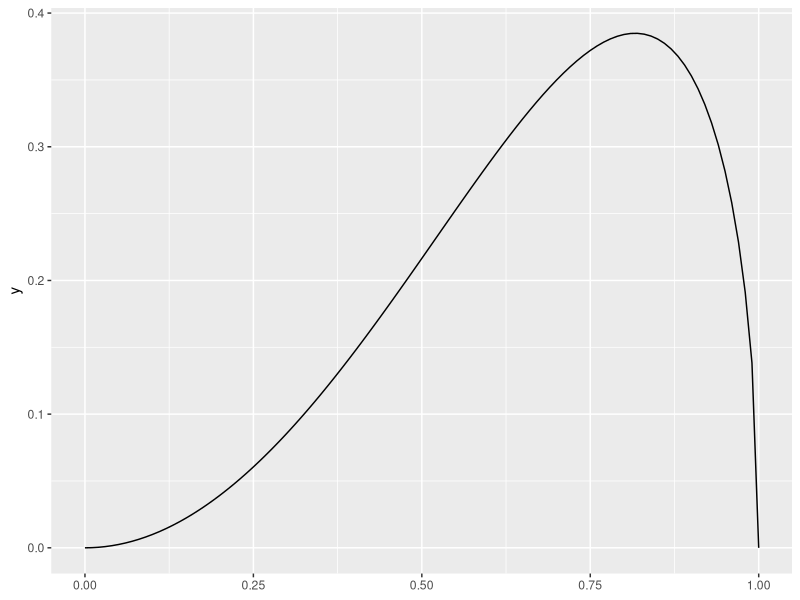
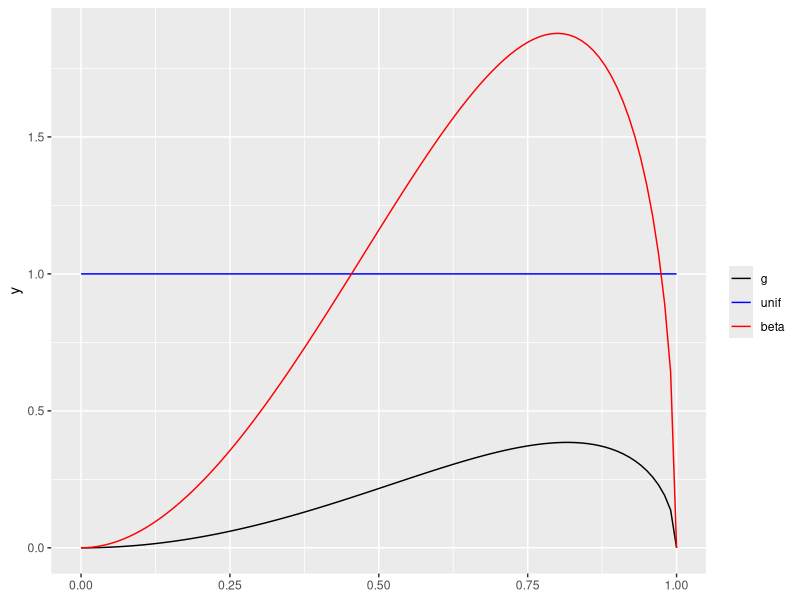

Source code (R) for these figures, in order:
## ---- chunk 1
library(ggplot2)
knitr::opts_chunk$set(echo = TRUE)
set.seed(457367)
## ---- chunk 2
genera_valor_aleatorio <- function() {
  runif(1)
}



g <- function(x) {
  sqrt((1 - x^2))*x^2
}
## ---- chunk 3
n <- 1e5
valores_g <- replicate(n , {
  x <- genera_valor_aleatorio()
  g(x)
}
)
## ---- chunk 4
estimacion <- mean(valores_g)
## ---- chunk 5
probabilidad_cobertura <- 0.997
alfa <- 1 - probabilidad_cobertura
percentil<- qnorm(1 - alfa / 2)
error_estandar <- sqrt(var(valores_g)/n)
intervalo_confianza <- estimacion + c(-1,1) * error_estandar * percentil
## ---- chunk 6
rm(list = ls())
set.seed(457367)
## ---- chunk 7
genera_valor_aleatorio <- function() {
  runif(1)
}
# la defino porq la he borrado
g <- function(x) {
  sqrt((1 - x^2))*x^2
}


n <- 1e4
coste_directo <- bench::mark({
  valores_g <- replicate(n, {
    x <- genera_valor_aleatorio()
    g(x)
  })
},
iterations = 10,
time_unit = "ms"
)$median

estimacion_directo <- mean(valores_g)
varianza_directo <- var(valores_g) / n

eficiencia_directo <- 1 / (varianza_directo * coste_directo)
## ---- chunk 8
genera_valores_antiteticas <- function() {
  u<-runif(1)
  c(u,1-u)
}


g <- function(x) {
  sqrt((1 - x^2))*x^2
}
## ---- chunk 9
coste_antiteticas <- bench::mark({ # para ver cuanto tarda
  valores <- replicate(n / 2, {
    valores_antiteticos <- genera_valores_antiteticas()
    mean(g(valores_antiteticos)) # (xi + yi) / 2
  })
},
iterations = 10,
time_unit = "ms"
)$median
## ---- chunk 10
estimacion_antiteticas <- mean(valores)
varianza_antiteticas <- var(valores) / (n / 2) # Cuasivar muestral
eficiencia_antiteticas <- 1 / (varianza_antiteticas * coste_antiteticas)
## ---- chunk 11
knitr::kable(
  data.frame(
    `Método` = c("Directo", "Antitéticas"),
    `Estimación` = c(estimacion_directo, estimacion_antiteticas),
    Varianza = c(varianza_directo, varianza_antiteticas),
    Coste = c(coste_directo, coste_antiteticas),
    Eficiencia = c(eficiencia_directo, eficiencia_antiteticas)
  ),
  digits = 10
)
## ---- chunk 12
library(ggplot2)

ggplot2::ggplot() +
  geom_function(fun = g) +
  xlim(0, 1)
## ---- chunk 13
estratos <- data.frame(
  min = c(0, 4 / 5),
  max = c(4/ 5, 1),
  probabilidad = c(4 / 5, 1 / 5)
)
# Función que genera valores dentro de un estrato
genera_valor_en_estrato <- function(numero_estrato) {
  estrato <- estratos[numero_estrato, ]
  runif(1, min = estrato$min, max = estrato$max)
}
## ---- chunk 14
unidad_de_tiempo <- "ms"
n_estratos <- n * estratos$probabilidad
# Aseguramos valores enteros
n_estratos <- ceiling(n_estratos)
# Aseguramos al menos dos valores en cada estrato
n_estratos <- pmax(n_estratos, 2)

coste_estratificado_proporcional <- bench::mark(
  {
    valores <- lapply(
      seq_len(2), # (1,2), aplico la función 2 veces, una para cada estrato
      function(numero_estrato) {
        replicate(n_estratos[numero_estrato], {
          x <- genera_valor_en_estrato(numero_estrato)
          g(x)
        })
      }
    )
  },
  iterations = 10,
  time_unit = unidad_de_tiempo
)$median
## ---- chunk 15
estimacion_estratificado_proporcional <-
  weighted.mean(
    sapply(valores, mean),
    estratos$probabilidad
  )
varianza_estratificado_proporcional <-
  sum(estratos$probabilidad^2 * sapply(valores, var) / n_estratos)
eficiencia_estratificado_proporcional <-
  1 / (varianza_estratificado_proporcional *
    coste_estratificado_proporcional)
## ---- chunk 16
n_tanteo <- 100
n_produccion <- n - n_tanteo # Para que la cantidad total de valores generados sea igual en los tres métodos y, por tanto, su comparación tenga sentido

coste_estratificado_optimo <- bench::mark(
  {
    # Estimación de las varianzas de los estratos
    n_estratos <- pmax(
      ceiling(n_tanteo * estratos$probabilidad), # asignación proporcional para calcular la var
      2
    )
    valores <- lapply(
      seq_len(2),
      function(numero_estrato) {
        replicate(n_estratos[numero_estrato], {
          x <- genera_valor_en_estrato(numero_estrato)
          g(x)
        })
      }
    )

    # Cantidad óptima de valores en cada estrato
    sigmas <- sapply(valores, sd)
    n_estratos <-
      pmax(
        ceiling(n_produccion * estratos$probabilidad * sigmas /
          sum(estratos$probabilidad * sigmas)),
        2
      )

    # Generación de valores en cada estrato
    valores <- lapply(
      seq_len(2),
      function(numero_estrato) {
        replicate(n_estratos[numero_estrato], {
          x <- genera_valor_en_estrato(numero_estrato)
          g(x)
        })
      }
    )
  },
  iterations = 10,
  time_unit = unidad_de_tiempo
)$median
## ---- chunk 17
estimacion_estratificado_optimo <-
  weighted.mean(
    sapply(valores, mean),
    estratos$probabilidad
  )
varianza_estratificado_optimo <-
  sum(estratos$probabilidad^2 * sapply(valores, var) / n_estratos)
eficiencia_estratificado_optimo <-
  1 / (varianza_estratificado_optimo *
    coste_estratificado_optimo)
## ---- chunk 18
knitr::kable(
  data.frame(
    `Método` = c(
      "Directo",
      "Estratificado proporcional",
      "Estratificado óptimo"
    ),
    `Estimación` = c(
      estimacion_directo,
      estimacion_estratificado_proporcional,
      estimacion_estratificado_optimo
    ),
    Varianza = c(
      varianza_directo,
      varianza_estratificado_proporcional,
      varianza_estratificado_optimo
    ),
    Coste = c(
      coste_directo,
      coste_estratificado_proporcional,
      coste_estratificado_optimo
    ),
    Eficiencia = c(
      eficiencia_directo,
      eficiencia_estratificado_proporcional,
      eficiencia_estratificado_optimo
    )
  ),
  digits = 10
)
## ---- chunk 19
library(ggplot2)

alfa <- 3
beta <- 3 / 2
ggplot(data.frame()) +
  geom_function(fun = g, aes(colour = "g")) +
  geom_function(fun = dunif, aes(colour = "unif")) +
  geom_function(
    fun = dbeta,
    args = list(shape1 = alfa, shape2 = beta),
    aes(colour = "beta")
  ) +
  scale_colour_manual("",
    values = c(g = "black", unif = "blue", beta = "red"),
    breaks = c("g", "unif", "beta")
  ) +
  xlim(0, 1)
## ---- chunk 20
genera_valor_aleatorio <- function() {
  rbeta(1, shape1 = alfa, shape2 = beta)
}

g_por_verosimilitud <- function(x) {
  (gamma(3)*gamma(3/2)/gamma(5/2))*(x^2)*(sqrt(1-x))
}
## ---- chunk 21
coste_importancia <- bench::mark(
  {
    valores <- replicate(n, {
      x <- genera_valor_aleatorio()
      g_por_verosimilitud(x)
    })
  },
  iterations = 10,
  time_unit = unidad_de_tiempo
)$median
## ---- chunk 22
estimacion_importancia <- mean(valores)
varianza_importancia <- var(valores) / n
eficiencia_importancia <- 1 / (varianza_importancia * coste_importancia)
## ---- chunk 23
knitr::kable(
  data.frame(
    `Método` = c(
      "Directo",
      "Importancia"
    ),
    `Estimación` = c(
      estimacion_directo,
      estimacion_importancia
    ),
    Varianza = c(
      varianza_directo,
      varianza_importancia
    ),
    Coste = c(
      coste_directo,
      coste_importancia
    ),
    Eficiencia = c(
      eficiencia_directo,
      eficiencia_importancia
    )
  ),
  digits = 10
)
## ---- chunk 24
knitr::kable(
  data.frame(
    `Método` = c("Directo", "Antitéticas","Estratificado proporcional",
      "Estratificado óptimo","Importancia"),
    `Estimación` = c(estimacion_directo, estimacion_antiteticas,estimacion_estratificado_proporcional,
      estimacion_estratificado_optimo,estimacion_importancia),
    Varianza = c(varianza_directo, varianza_antiteticas,varianza_estratificado_proporcional,
      varianza_estratificado_optimo,varianza_importancia),
    Coste = c(coste_directo, coste_antiteticas,coste_estratificado_proporcional,
      coste_estratificado_optimo,coste_importancia),
    Eficiencia = c(eficiencia_directo, eficiencia_antiteticas,eficiencia_estratificado_proporcional,
      eficiencia_estratificado_optimo,eficiencia_importancia)
    
  ),
  digits = 10
)
